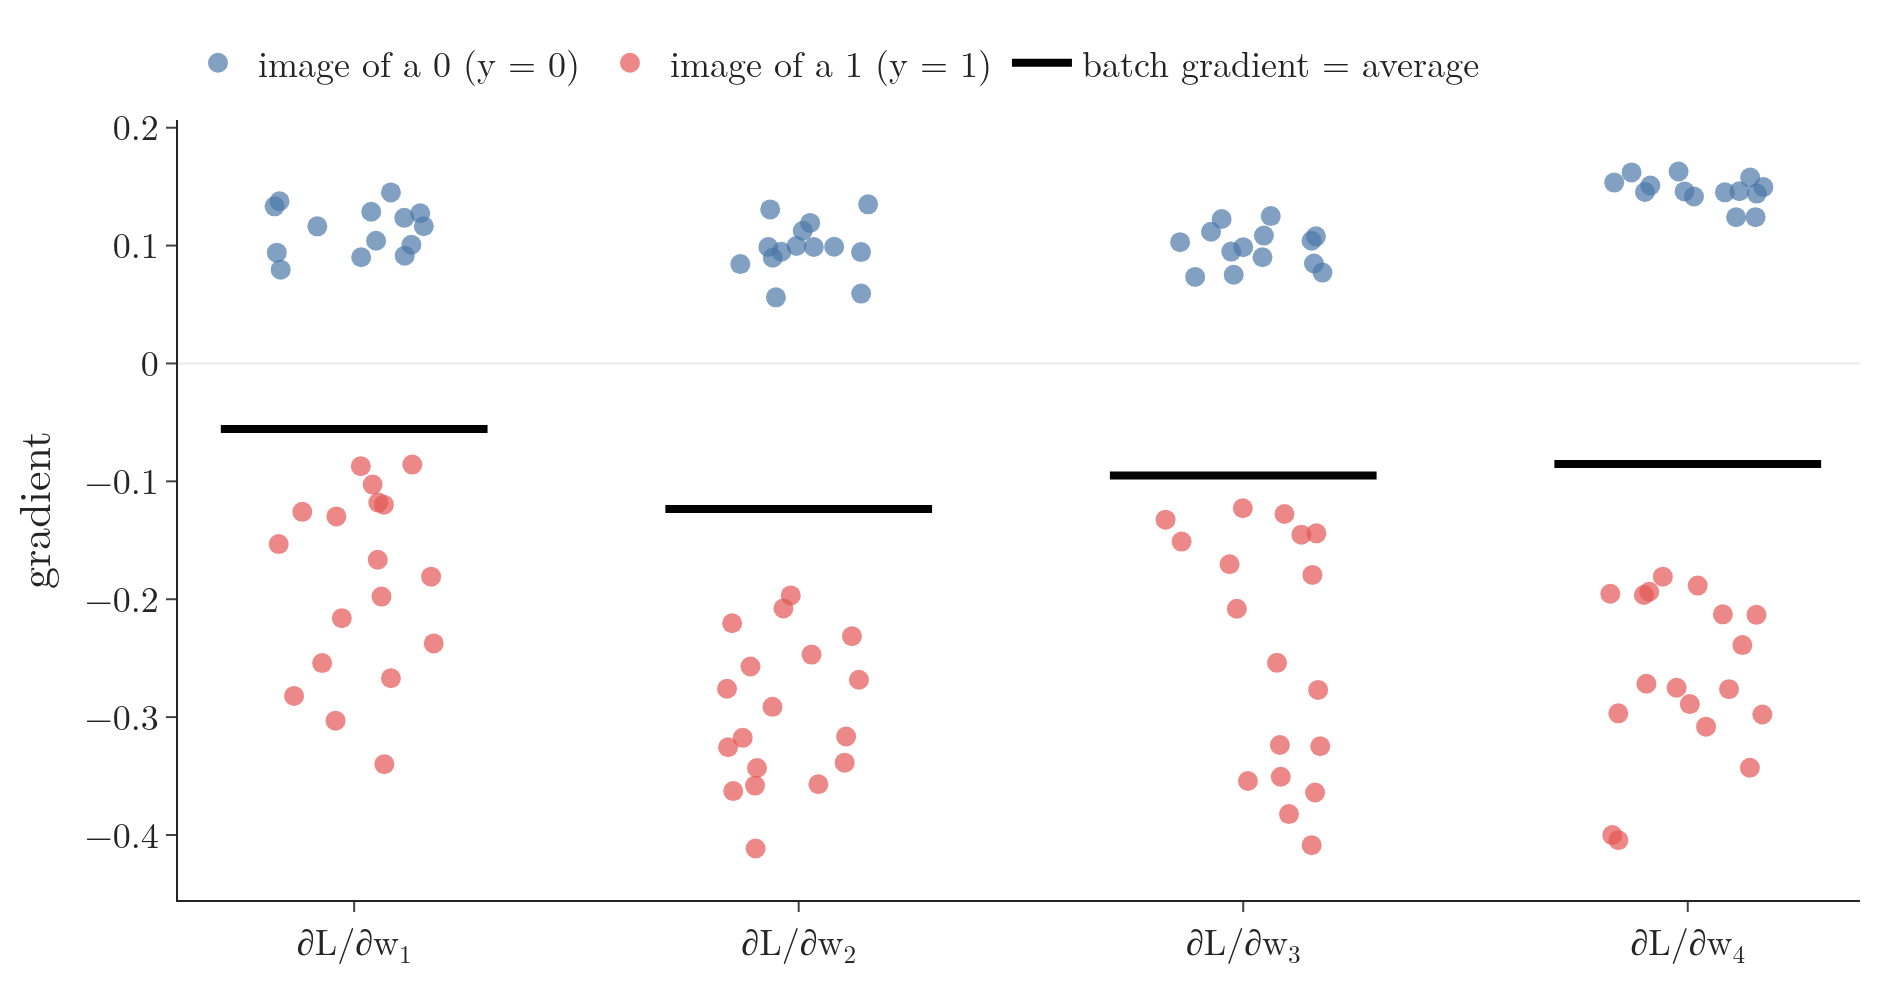

Reproduce this figure in Python.
"""Section 7: for a batch of 32 images, each image gives its own dL/dW2 = (a2 - y) F^T (dots); the batch gradient
(1/m)(A2 - Y) F^T is their average (black bar). Same data and starting weights as the Notebook (Plotly)."""
import numpy as np
import pandas as pd
import plotly.graph_objects as go
from mnist_small import HERE, SMALL, Y, W2, b2, F_of
from common import BLUE, RED, FONT

m = 32
Fs = np.hstack([F_of(SMALL[i]) for i in range(m)])                       # 4 x m
A2s = 1 / (1 + np.exp(-(W2 @ Fs + b2)))
per = (A2s - Y[:m]) * Fs                                                 # 4 x m: column i = image i's gradient
batch = ((A2s - Y[:m]) @ Fs.T / m).ravel()
assert np.allclose(per.mean(axis=1), batch)
g0 = pd.read_csv(HERE.parent / "data" / "last_layer_grads.csv").value.to_numpy()[:4]
assert np.allclose(per[:, 0], g0)                                       # image 1 = section 6.2's example
rng = np.random.default_rng(0)
fig = go.Figure()
for k in range(4):
    for lab, c, sel in (("image of a 0 (y = 0)", BLUE, Y[:m] == 0), ("image of a 1 (y = 1)", RED, Y[:m] == 1)):
        fig.add_trace(go.Scatter(x=k + 0.18 * rng.uniform(-1, 1, sel.sum()), y=per[k, sel], mode="markers",
                                 marker=dict(size=10, color=c, opacity=0.7), name=lab, showlegend=k == 0))
    fig.add_trace(go.Scatter(x=[k - 0.3, k + 0.3], y=[batch[k]] * 2, mode="lines", line=dict(color="black", width=4),
                             name="batch gradient = average", showlegend=k == 0))
fig.add_hline(y=0, line=dict(color="#BBBBBB", width=1))
fig.update_layout(template="simple_white", width=950, height=500, font=dict(FONT, size=18),
                  xaxis=dict(tickvals=list(range(4)), ticktext=[f"∂L/∂w<sub>{k + 1}</sub>" for k in range(4)]),
                  yaxis=dict(title="gradient"), legend=dict(orientation="h", x=0, y=1.12),
                  margin=dict(l=80, r=20, t=60, b=50))
fig.write_image(HERE / "batch_grads.png", scale=2)
fig.write_image(HERE / "batch_grads.pdf")
